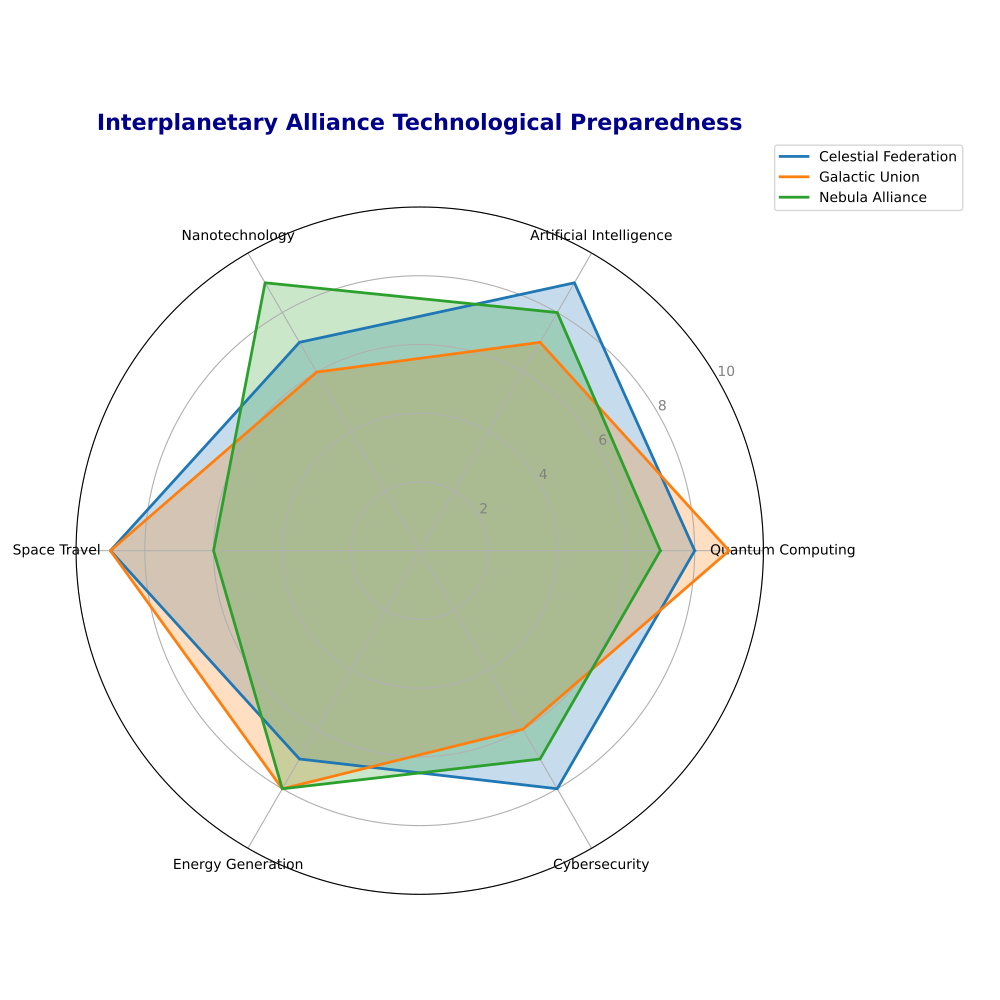

The script that drew this image:
import numpy as np
import matplotlib.pyplot as plt
from math import pi

domains = [
    'Quantum Computing', 'Artificial Intelligence', 'Nanotechnology',
    'Space Travel', 'Energy Generation', 'Cybersecurity'
]

civilization_1 = [8, 9, 7, 9, 7, 8]
civilization_2 = [9, 7, 6, 9, 8, 6]
civilization_3 = [7, 8, 9, 6, 8, 7]

data = np.vstack([civilization_1, civilization_2, civilization_3])

civilizations = ['Celestial Federation', 'Galactic Union', 'Nebula Alliance']

num_domains = len(domains)
angles = np.linspace(0, 2 * np.pi, num_domains, endpoint=False).tolist()

def create_radar_chart(ax, data, categories, labels, colors):
    angles_with_closure = angles + angles[:1]
    for i, group in enumerate(data):
        values = np.append(group, group[0])
        ax.plot(angles_with_closure, values, linewidth=2, linestyle='solid', label=labels[i], color=colors[i])
        ax.fill(angles_with_closure, values, alpha=0.25, color=colors[i])
    plt.xticks(angles, categories, size=10)
    ax.set_rlabel_position(30)
    plt.yticks([2, 4, 6, 8, 10], ["2", "4", "6", "8", "10"], color="grey", size=10)
    plt.ylim(0, 10)

def main():
    fig, ax = plt.subplots(figsize=(10, 10), subplot_kw=dict(polar=True))
    
    # Shuffled colors assigned manually
    colors = ['#1f77b4', '#ff7f0e', '#2ca02c']  # Manually reordered (blue, orange, green)

    create_radar_chart(ax, data, domains, civilizations, colors)
    
    plt.title("Interplanetary Alliance Technological Preparedness", 
              size=16, color='darkblue', y=1.1, fontweight='bold')
    plt.legend(loc='upper right', bbox_to_anchor=(1.3, 1.1))

    plt.tight_layout()
    plt.show()

main()
